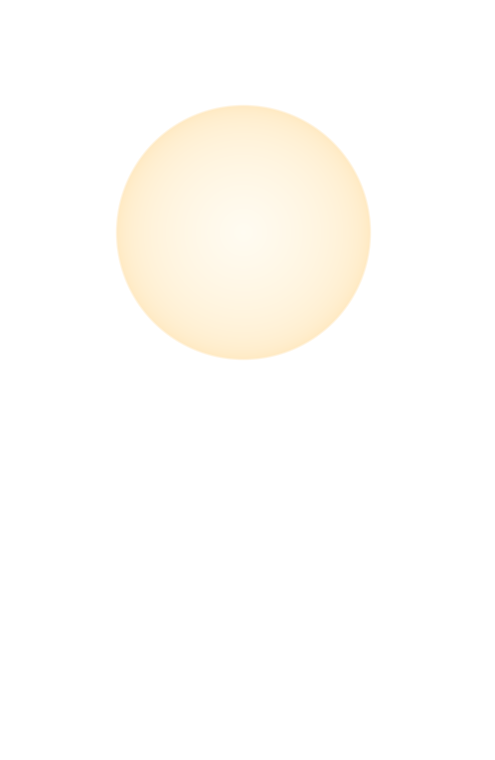
#> input picture capas/03_luna.png, 495 x 760 px; its folder holds 4 pictures in this run
$ python build_bg.py
#> lines starting #> are read from the running program, lines starting #| are printed output that depends on the picture
"""Assets de fondo para la landing: composicion panoramic con la luna."""
import os
import numpy as np
import cv2
from PIL import Image, ImageDraw, ImageFilter

os.makedirs("assets", exist_ok=True)
CW, CH = 495, 760

def lay(n):
#> called with n = '03_luna'
    return Image.open(f"capas/{n}.png").convert("RGBA")
#> returned value is the input picture: PIL image 495x760 RGBA; mean R, G, B, A 255, 232.6, 191.3, 34.3

moon_s = lay("03_luna")
halo_s = lay("01_halo_resplandor")
#> call 2 of lay, with n = '01_halo_resplandor'
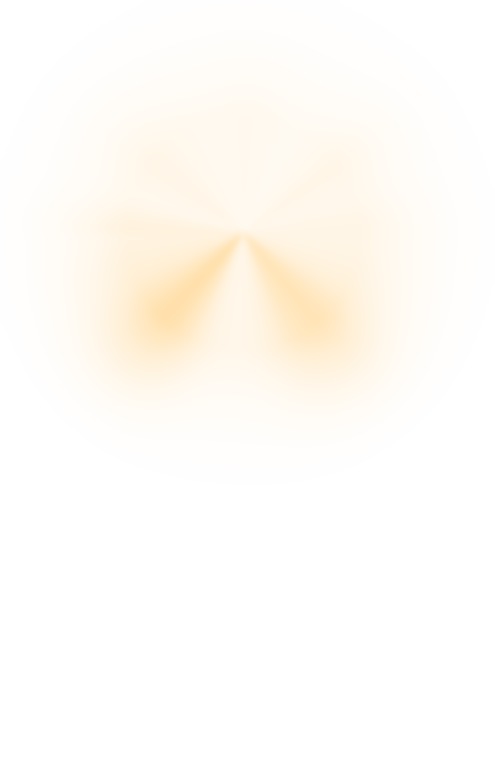
#> input picture capas/01_halo_resplandor.png, 495 x 760 px
#> in lay, returned value is the input picture: PIL image 495x760 RGBA; mean R, G, B, A 255, 219, 158, 20.2
rays_s = lay("02_rayos_luz")
#> call 3 of lay, with n = '02_rayos_luz'
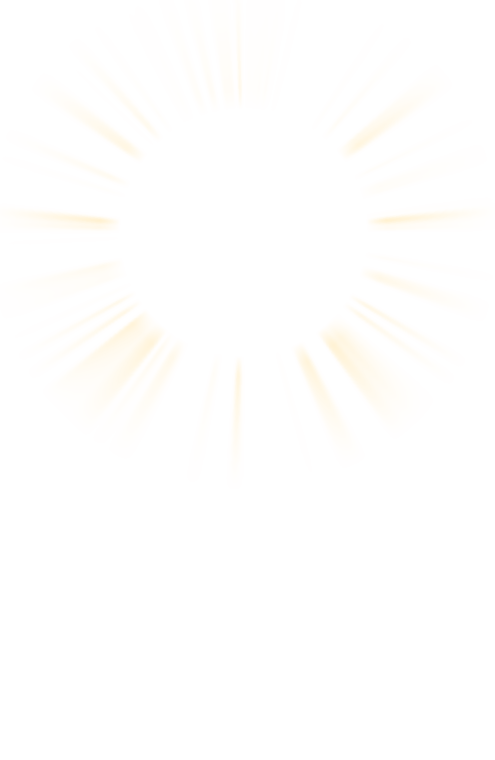
#> input picture capas/02_rayos_luz.png, 495 x 760 px
#> in lay, returned value is the input picture: PIL image 495x760 RGBA; mean R, G, B, A 255, 240, 204, 5.4
spark_s = lay("08_chimpas") if False else lay("08_chispas")
#> (the run stopped early here; a loop or call above may not have finished)
